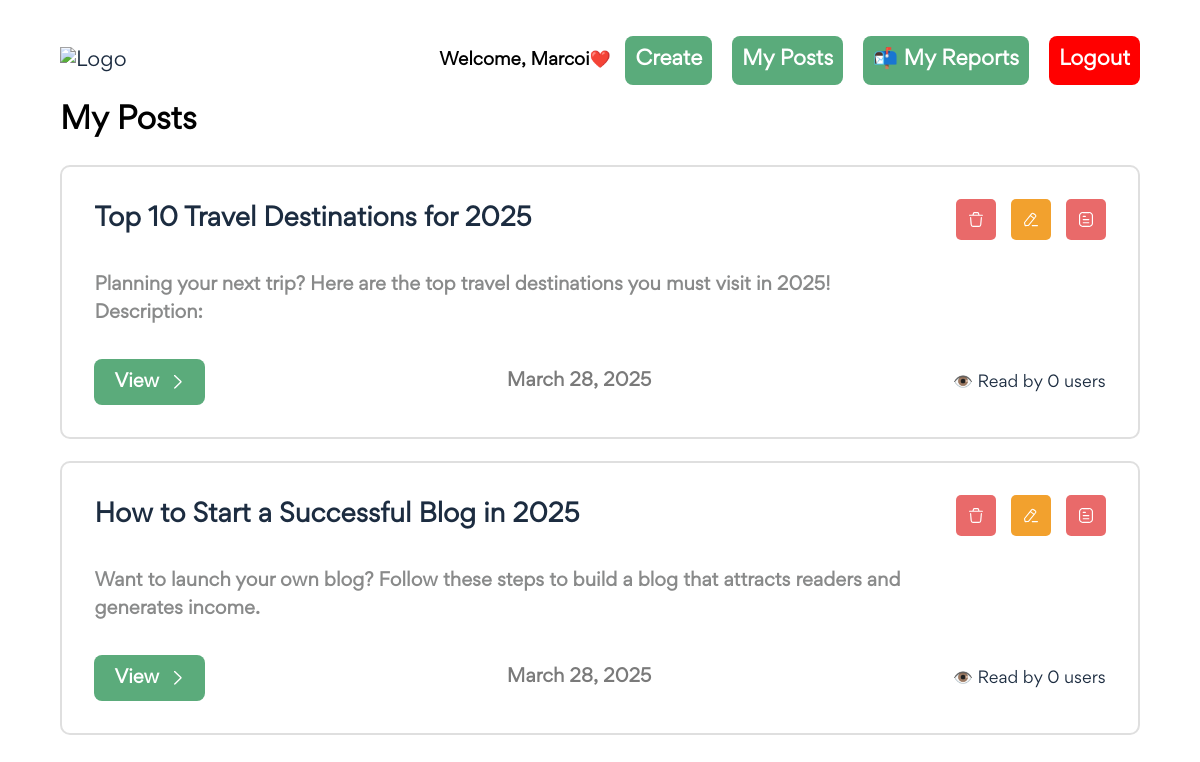
Page /posts/my-posts/ (signed in) on the committed database.
### posts/models.py (models this page shows)
class Post(models.Model):
    title = models.CharField(max_length=200)
    short_description = models.TextField()
    description = models.TextField()
    categories = models.ManyToManyField("posts.Category")
    time_to_read = models.CharField(max_length=100)
    featured_image = models.ImageField(upload_to="posts/")
    author = models.ForeignKey("posts.Author", on_delete=models.CASCADE)
    published_date = models.DateField()
    is_draft = models.BooleanField(default=False)
    is_deleted = models.BooleanField(default=False)

### posts/views.py (the view)
# urls.py: path('my-posts/', views.my_posts, name="my_posts"),
@login_required(login_url="/users/sign_log/")
def my_posts(request):
    posts = Post.objects.filter(author=request.user.author, is_deleted=False)
    for post in posts:
        post.read_count = post.reads.count()  # 👈 Now works because of related_name="reads"
    instances = Paginator(posts, 4)
    page = request.GET.get('page', 1)
    try:
        instances = instances.page(page)
    except PageNotAnInteger:
        instances = instances.page(1)
    except EmptyPage:
        instances = instances.page(instances.num_pages)
    context = {
        "title": "My Posts",
        "instances": instances,
    }
    return render(request, "posts/my-posts.html", context)

### posts/context_processors.py (called while the page is built)
def bell_alert(request):
    if request.user.is_authenticated:
        has_unseen = MessageNotification.objects.filter(post_owner=request.user, seen=False).exists()
        return {'bell_alert': has_unseen}
    return {'bell_alert': False}

### web/context_processors.py (called while the page is built)
def report_bell_alert(request):
    if request.user.is_authenticated and request.user.is_superuser:
        return {
            'report_bell_alert': ReportMessage.objects.filter(
                is_admin_replied=False
            ).exists()
        }
    return {'report_bell_alert': False}

### templates/posts/my-posts.html (shortened to what this page needs)
{% load static %}
{% load paginator_tags %}
<!DOCTYPE html>
<html lang="en">
    <head>
        <link
            rel="stylesheet"
            href="{% static 'css/style.css' %}"
            type="text/css"
        />
    </head>
    <body>
        <section id="my-posts-home">
            <section class="wrapper">
                <header>
                    <h1>
                        <a href="{% url 'web:index' %}">
                            <img
                                src="{% static 'images/icons/blog-logo.svg' %}"
                                alt="Logo"
                            />
                        </a>
                    </h1>
                    <div>
                        {% if request.user.is_authenticated %}
                            {% if request.user.is_superuser %}
                                <span style="color: black; font-weight: bold; margin-right: 10px;">
                                    Welcome, {{ request.user.username }} ({{ request.user.email }}) 👑
                                </span>
                                <a href="{% url 'users:logout' %}" class="login"  style="background-color: red; color: white">Logout</a>
                            {% else %}
                                <span style="color: black; font-weight: bold; margin-right: 10px;">
                                    Welcome, {{ request.user.username }}❤️
                                </span>
                                <a href="{% url 'posts:create_post' %}" class="login my-posts">Create</a>
                                <a href="{% url 'posts:my_posts' %}" class="login my-posts">My Posts</a>
                                <a href="{% url 'web:my_reports' %}" class="login my-posts">📬 My Reports</a>
                                <a href="{% url 'users:logout' %}" class="login"  style="background-color: red; color: white">Logout</a>
                            {% endif %}
                        {% else %}
                            <a href="{% url 'users:sign_log' %}" class="login">Login</a>
                        {% endif %}
                    </div>
                </header>
                <section class="spotlight">
                    <h3>
                        {{title}}
                    </h3>
                    <ul class="posts">
                        {% for instance in instances %}
                        <li class="post">
                            <div class="top">
                                <h5 class="title">
                                    {{instance.title}}
                                </h5>
                                <div class="buttons">
                                    <a
    href="{% url 'posts:delete_post' id=instance.id %}"
    id="delete_postt"
    class="danger"
    data-text="Are you sure you want to remove this post? You can't undo this action."
    data-title="Confirm Delete!"
    title="Delete!"
>
    <img src="{% static 'images/icons/delete.svg' %}" alt="Delete" />
</a>
<a href="{% url 'posts:edit_post' id=instance.id %}?page={{ request.GET.page }}" class="warning">
    <img src="{% static 'images/icons/pencil.svg' %}" alt="Edit" />
</a>
                                    <a
    href="{% url 'posts:draft_post' id=instance.id %}"
    id="draft_postt"
    class="{% if instance.is_draft %} success {% else %} danger {% endif %}"
    data-draft="{% if instance.is_draft %}true{% else %}false{% endif %}"
    title="Draft"
>
    <img src="{% static 'images/icons/sheet.svg' %}" alt="Edit" />
</a>
                                </div>
                            </div>
                            <p class="description">
                                {{instance.short_description}}
                            </p>
                            <div class="bottom">
                                <a href="{% url 'web:post' id=instance.id %}" class="view">
                                    View
                                    <span>
                                        <img src="{% static 'images/icons/up-arrow.svg' %}" alt="Arrow">
                                    </span>
                                </a>
                                <p class="date">
                                    {{instance.published_date}}
                                </p>
                                <p style="margin-top: 5px;">
                                    👁️ Read by {{ instance.read_count }} user{{ instance.read_count|pluralize }}
                                </p>
                            </div>
                        </li>
                        {% endfor %}
                    </ul>
                </section>
            </section>
        </section>
    </body>
</html>

### static/css/style.css (style rules this page uses)
* { margin: 0; padding: 0; border: 0; vertical-align: baseline; background: transparent; font-weight: normal; text-decoration: none; outline: none; -webkit-box-sizing: border-box; -moz-box-sizing: border-box; box-sizing: border-box; font-family: "Gordita Regular"; }
ol, ul { list-style: none; }
body { font-size: 17px; color: #1c2c40; overflow-x: hidden; min-width: 320px; font-weight: 400; }
a { color: #1c2c40; }
p { line-height: 1.6em; font-size: 16px; font-weight: 400; }
.wrapper { width: 90%; margin: 0 auto; max-width: 1500px; }
img { display: block; width: 100%; height: 100%; }
header { display: flex; align-items: center; margin-bottom: 15px; justify-content: space-between; }
header h1 { width: 150px; }
header h1 a { display: block; }
header a.login { background-color: #5aab7b; padding: 10px; font-size: 20px; font-weight: 900; color: #fff; text-align: center; border-radius: 8px; display: inline-block; }
header a.login.my-posts { margin: 0 15px 0 auto; }
#my-posts-home { padding: 3% 0 5%; position: relative; }
#my-posts-home section.spotlight { padding: 0 0 5% 0; }
#my-posts-home section.spotlight h3 { font-size: 30px; margin-bottom: 2%; color: #000; font-weight: 700; }
#my-posts-home section.spotlight ul.posts { width: 100%; margin-bottom: 3%; }
#my-posts-home section.spotlight ul.posts li.post { border: 2px solid #dfdfdf; border-radius: 10px; padding: 3%; margin-bottom: 2%; }
#my-posts-home section.spotlight ul.posts li.post:last-child { margin: 0; }
#my-posts-home section.spotlight ul.posts li.post div.top { display: flex; align-items: center; justify-content: space-between; margin-bottom: 3%; }
#my-posts-home section.spotlight ul.posts li.post div.top h5.title { font-size: 25px; font-weight: 700; }
#my-posts-home section.spotlight ul.posts li.post div.top div.buttons { display: flex; margin-right: -15px; }
#my-posts-home section.spotlight ul.posts li.post div.top a { border-radius: 5px; padding: 13px; width: 40px; margin-right: 15px; }
#my-posts-home section.spotlight ul.posts li.post div.top a.danger { background: #e96a6a; }
#my-posts-home section.spotlight ul.posts li.post div.top a.warning { background: #f2a12e; }
#my-posts-home section.spotlight ul.posts li.post p.description { font-size: 18px; color: #898a8a; font-weight: 700; width: 80%; margin-bottom: 2%; }
#my-posts-home section.spotlight ul.posts li.post div.bottom { display: flex; align-items: center; justify-content: space-between; }
#my-posts-home section.spotlight ul.posts li.post div.bottom a.view { display: flex; align-items: center; background: #5bab7b; padding: 10px 20px; font-size: 18px; font-weight: 700; color: #fff; text-align: center; border-radius: 8px; }
#my-posts-home section.spotlight ul.posts li.post div.bottom a.view span { transform: rotate(90deg); width: 14px; margin-left: 12px; }
#my-posts-home section.spotlight ul.posts li.post div.bottom p.date { color: #7a7a7a; font-weight: 700; font-size: 18px; }
@media all and (max-width: 1280px) { #my-posts-home section.spotlight ul.posts li.post p.description { font-size: 18px; margin-bottom: 3%; } }
@media all and (max-width: 1280px) { #my-posts-home section.spotlight ul.posts li.post div.bottom p.date { font-size: 18px; } }
@media all and (max-width: 1280px) { #my-posts-home section.spotlight ul.posts li.post div.bottom a.view { font-size: 18px; } }

### templates/posts/my-posts.html (style rules this page uses)
header h1 a img { transition: transform 0.3s ease-in-out; }
.login, .my-posts, .view, .danger, .warning, .success, .pagination a, .pagination .prev, .pagination .next { transition: all 0.3s ease; cursor: pointer; }
.post { transition: all 0.3s ease-in-out; }

### rows in the picture
Post: title "Top 10 Travel Destinations for 2025", short_description "Planning your next trip? Here are the top travel destinations you must visit in 2025! Description:", published_date "March 28, 2025", read_count "0"
Post: title "How to Start a Successful Blog in 2025", short_description "Want to launch your own blog? Follow these steps to build a blog that attracts readers and generates income.", published_date "March 28, 2025", read_count "0"

### other values in the picture
{{ request.user.username }} "Marcoi"
{{ title }} "My Posts"
